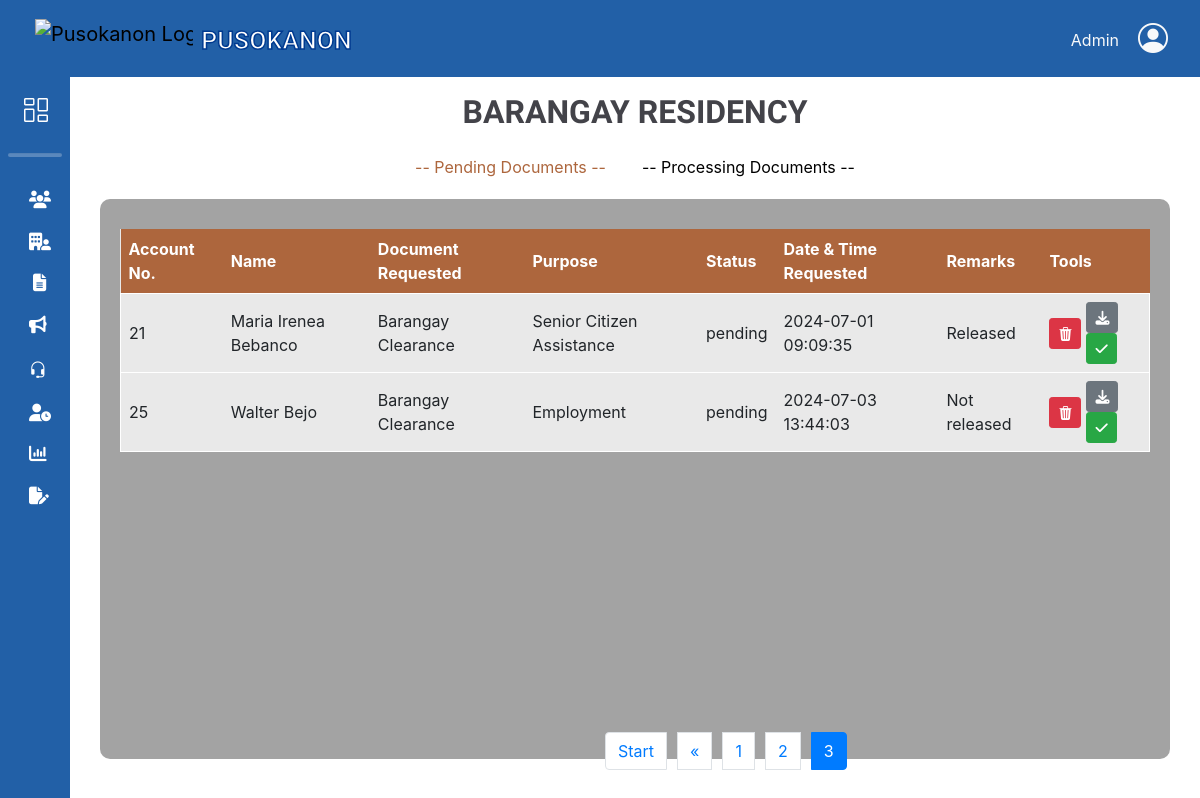
The page /adminbejo/Barangay-Residency.php?pending_page=3 on the database as committed earlier.
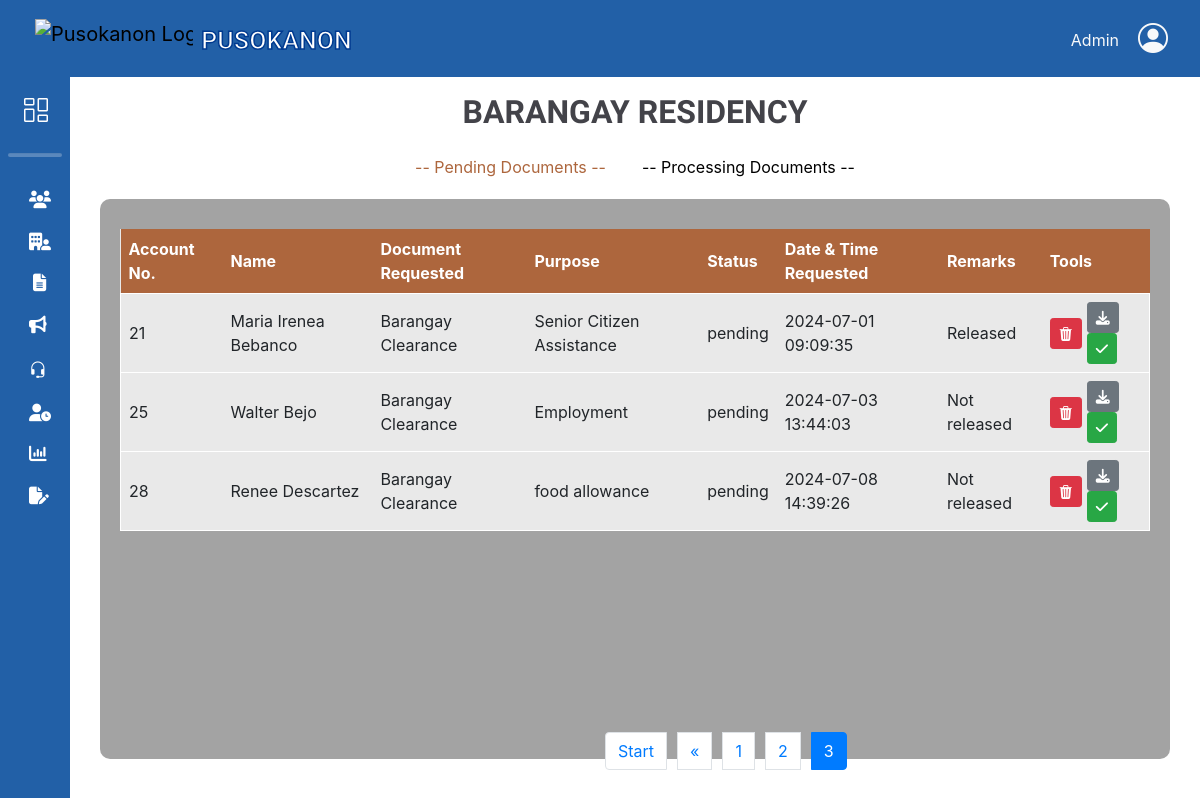
The same page on the database as committed later.
### tables this page shows
CREATE TABLE `request_doc` (
  `doc_ID` int(11) NOT NULL,
  `res_id` int(11) NOT NULL,
  `docType_id` int(11) NOT NULL,
  `purpose_id` int(11) NOT NULL,
  `purpose_name` varchar(255) DEFAULT NULL,
  `stat` varchar(50) NOT NULL DEFAULT 'pending',
  `date_req` timestamp NOT NULL DEFAULT current_timestamp(),
  `date_processed` timestamp NULL DEFAULT current_timestamp() ON UPDATE current_timestamp(),
  `remarks` varchar(100) DEFAULT 'Not released',
  `request_id` varchar(20) NOT NULL,
  `qrCode_image` varchar(200) NOT NULL
);

CREATE TABLE `resident_users` (
  `res_ID` int(11) NOT NULL,
  `res_fname` varchar(50) NOT NULL,
  `res_lname` varchar(50) NOT NULL,
  `res_midname` varchar(50) NOT NULL,
  `res_suffix` varchar(10) DEFAULT NULL,
  `gender` varchar(10) NOT NULL,
  `birth_date` date NOT NULL,
  `civil_status` varchar(20) NOT NULL,
  `citizenship` varchar(30) NOT NULL,
  `place_birth` varchar(100) NOT NULL,
  `contact_no` varchar(13) NOT NULL,
  `res_email` varchar(100) NOT NULL,
  `addr_sitio` varchar(50) NOT NULL,
  `addr_purok` varchar(50) NOT NULL,
  `res_password` varchar(100) NOT NULL,
  `profile_picture` varchar(200) DEFAULT NULL,
  `registered_voter` varchar(15) NOT NULL,
  `userRole_id` int(11) NOT NULL,
  `reset_token_hash` varchar(64) DEFAULT NULL,
  `reset_token_expires_at` datetime DEFAULT NULL
);

CREATE TABLE `doc_type` (
  `docType_id` int(11) NOT NULL,
  `doc_name` varchar(100) NOT NULL,
  `doc_amount` int(11) NOT NULL
);

### db/DBconn.php (called while the page is built, shortened)
<?php
function fetchdocsRequest($pdo, $status, $limit, $offset) {
	$sql = "SELECT
				ru.res_id, doc_ID, stat,
				CONCAT(ru.res_fname, ' ', ru.res_lname) AS resident_name,
				dt.doc_name AS document_name,
				rd.purpose_name AS purpose_name,
				rd.date_req,
				rd.remarks
			FROM request_doc rd
			INNER JOIN resident_users ru ON rd.res_id = ru.res_id
			INNER JOIN doc_type dt ON rd.docType_id = dt.docType_id
			INNER JOIN docs_purpose dp ON rd.purpose_id = dp.purpose_id
			WHERE dt.doc_name = 'Barangay Clearance' AND stat = :status
			LIMIT :limit OFFSET :offset";
	$stmt = $pdo->prepare($sql);
	$stmt->bindParam(':status', $status, PDO::PARAM_STR);
	$stmt->bindParam(':limit', $limit, PDO::PARAM_INT);
	$stmt->bindParam(':offset', $offset, PDO::PARAM_INT);
	$stmt->execute();
	return $stmt->fetchAll();
}
?>

### adminbejo/Barangay-Residency.php (the view, shortened to what the changed rows need)
<?php
    include '../db/DBconn.php';
    include 'headerAdmin.php';
    $results_per_page = 3;
    $stmt = $pdo->prepare("SELECT COUNT(*) FROM request_doc WHERE docType_id = (SELECT docType_id FROM doc_type WHERE doc_name = 'Barangay Clearance') AND stat = 'Pending'");
    $stmt->execute();
    $number_of_pending_results = $stmt->fetchColumn();
    $number_of_pending_pages = ceil($number_of_pending_results / $results_per_page);
    $pending_page = isset($_GET['pending_page']) ? (int)$_GET['pending_page'] : 1;
    $pending_page = max(1, min($pending_page, $number_of_pending_pages));
    $pending_offset = ($pending_page - 1) * $results_per_page;
    $pending = fetchdocsRequest($pdo, 'Pending', $results_per_page, $pending_offset);
?>
<link rel="stylesheet" href="css/slidingtableResidency.css">
<main>
    <div class="row">
        <div class="col-12 pt-3 d-flex justify-content-center">
            <h1 class="title">BARANGAY RESIDENCY</h1>
        </div>
    </div>
    <div class="table-content">
        <div id="table1Container">
            <table id="table1">
                <thead>
                    <tr>
                        <th>Account No.</th>
                        <th>Name</th>
                        <th>Document Requested</th>
                        <th>Purpose</th>
                        <th>Status</th>
                        <th>Date & Time Requested</th>
                        <th>Remarks</th>
                        <th>Tools</th>
                    </tr>
                </thead>
                <tbody>
                    <?php foreach ($pending as $pendings): ?>
                        <tr>
                            <td><?= htmlspecialchars($pendings['res_id']); ?></td>
                            <td><?= htmlspecialchars($pendings['resident_name']); ?></td>
                            <td><?= htmlspecialchars($pendings['document_name']); ?></td>
                            <td><?= htmlspecialchars($pendings['purpose_name']); ?></td>
                            <td><?= htmlspecialchars($pendings['stat']); ?></td>
                            <td><?= htmlspecialchars($pendings['date_req']); ?></td>
                            <td><?= htmlspecialchars($pendings['remarks']); ?></td>
                            <td>
                                <div class="inline-tools">
                                    <div class="btn btn-danger btn-sm btn-1"><i class="bi bi-trash3-fill"></i></div>
                                    <form class="status-form" action="../db/updateStatus.php" method="POST">
                                        <button type="submit" name="status" value="Processing" class="btn btn-sm <?= $pendings['stat'] == 'Processing' ? 'btn-secondary' : 'btn-secondary'; ?>"><i class="fa-solid fa-download"></i></button>
                                        <button type="submit" name="status" value="Ready to pickup" class="btn btn-sm <?= $pendings['stat'] == 'Ready to pickup' ? 'btn-success' : 'btn-success'; ?>"><i class="fa-solid fa-check"></i></button>
                                    </form>
                                </div>
                            </td>
                        </tr>
                    <?php endforeach; ?>
                </tbody>
            </table>
            <nav id="pendingPagination" aria-label="Pending Page navigation">
                <ul class="pagination">
                    <?php for ($i = 1; $i <= $number_of_pending_pages; $i++): ?>
                        <li class="page-item <?= ($i == $pending_page) ? 'active' : '' ?>">
                            <a class="page-link" href="?pending_page=<?= $i ?>"><?= $i ?></a>
                        </li>
                    <?php endfor; ?>
                </ul>
            </nav>
        </div>
    </div>
</main>
<?php include 'footerAdmin.php'; ?>

Rows that differ between the two databases and show on the page:
added request_doc: res.res_ID "28", resident_name "Renee Descartez", docType.doc_name "Barangay Clearance", purpose_name "food allowance", stat "pending", date_req "2024-07-08 14:39:26", remarks "Not released"
